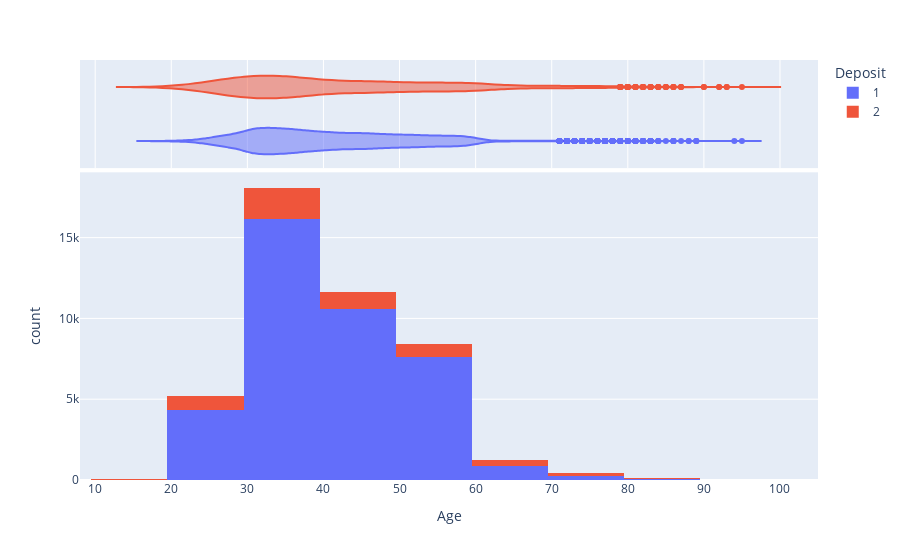

The notebook cell saved with this chart:
### Code cell
fig_ages = px.histogram(df, x='Age', nbins=10, color='Deposit', marginal='violin')
fig_ages.show()

### Figure 1 — Plotly figure (JSON) as saved in the notebook; plotly's stock layout.template omitted (floating-point values rounded to 4 significant figures; data arrays with more than 128 entries replaced by an {"elided": "..."} marker saying what was removed)
{"data": [{"alignmentgroup": "True", "bingroup": "x", "hovertemplate": "Deposit=1<br>Age=%{x}<br>count=%{y}<extra></extra>", "legendgroup": "1", "marker": {"color": "#636efa", "pattern": {"shape": ""}}, "name": "1", "nbinsx": 10, "offsetgroup": "1", "orientation": "v", "showlegend": true, "type": "histogram", "x": {"elided": "39922 int values"}, "xaxis": "x", "yaxis": "y"}, {"alignmentgroup": "True", "hovertemplate": "Deposit=1<br>Age=%{x}<extra></extra>", "legendgroup": "1", "marker": {"color": "#636efa"}, "name": "1", "offsetgroup": "1", "scalegroup": "x", "showlegend": false, "type": "violin", "x": {"elided": "39922 int values"}, "xaxis": "x2", "yaxis": "y2"}, {"alignmentgroup": "True", "bingroup": "x", "hovertemplate": "Deposit=2<br>Age=%{x}<br>count=%{y}<extra></extra>", "legendgroup": "2", "marker": {"color": "#EF553B", "pattern": {"shape": ""}}, "name": "2", "nbinsx": 10, "offsetgroup": "2", "orientation": "v", "showlegend": true, "type": "histogram", "x": {"elided": "5289 int values"}, "xaxis": "x", "yaxis": "y"}, {"alignmentgroup": "True", "hovertemplate": "Deposit=2<br>Age=%{x}<extra></extra>", "legendgroup": "2", "marker": {"color": "#EF553B"}, "name": "2", "offsetgroup": "2", "scalegroup": "x", "showlegend": false, "type": "violin", "x": {"elided": "5289 int values"}, "xaxis": "x2", "yaxis": "y2"}], "layout": {"autosize": true, "barmode": "relative", "legend": {"title": {"text": "Deposit"}, "tracegroupgap": 0}, "margin": {"t": 60}, "xaxis": {"anchor": "y", "autorange": true, "domain": [0, 1], "range": [8.004, 105.0], "title": {"text": "Age"}, "type": "linear"}, "xaxis2": {"anchor": "y2", "autorange": true, "domain": [0, 1], "matches": "x", "range": [8.004, 105.0], "showgrid": true, "showticklabels": false, "type": "linear"}, "yaxis": {"anchor": "x", "autorange": true, "domain": [0, 0.7326], "range": [0, 19040.0], "title": {"text": "count"}}, "yaxis2": {"anchor": "x2", "autorange": true, "domain": [0.7426, 1], "matches": "y2", "range": [-0.5, 1.5], "showgrid": false, "showline": false, "showticklabels": false, "ticks": "", "type": "category"}}}
